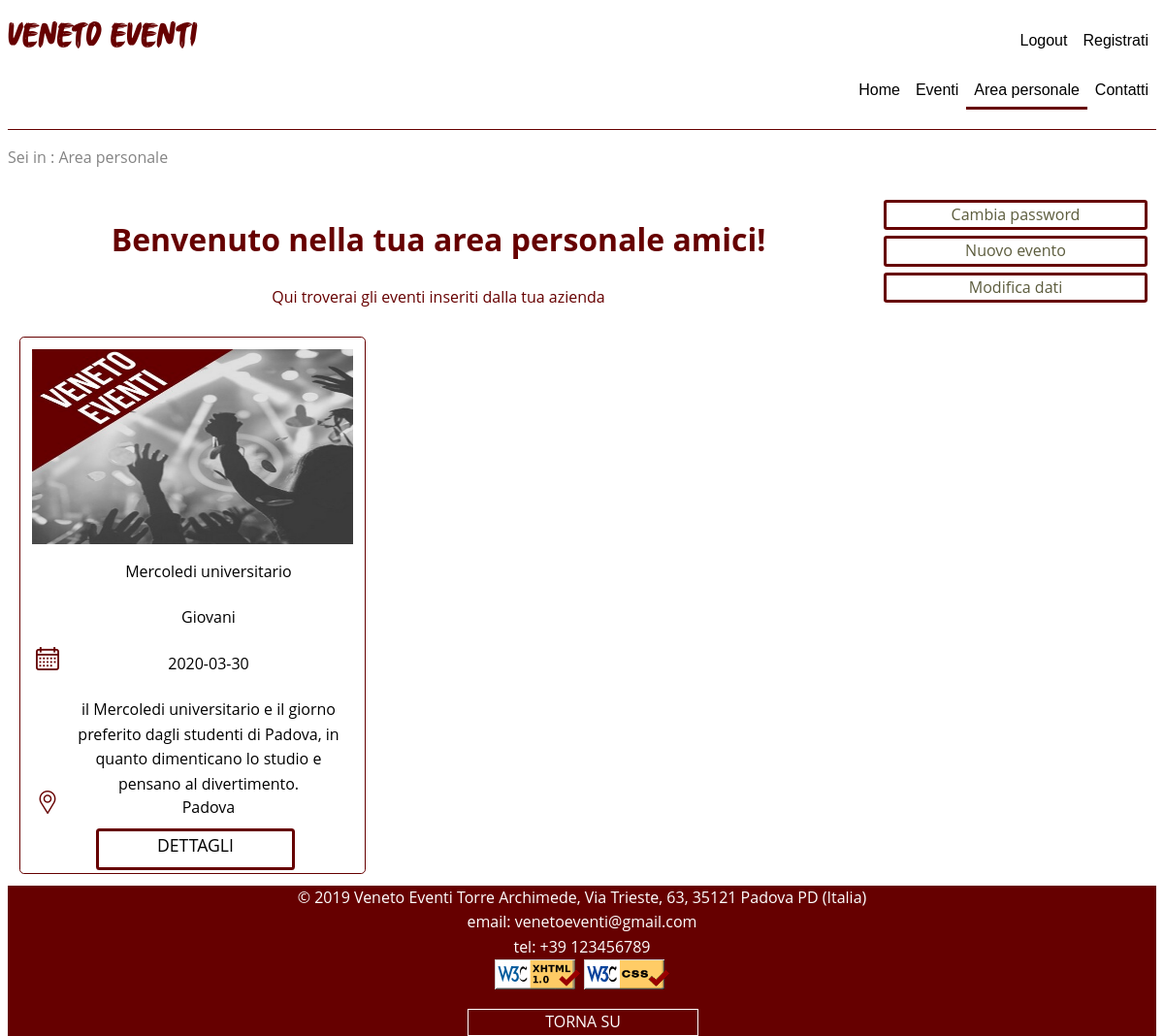
Page /area_riservata_azienda.php (signed in) on the committed database.
### tables this page shows
CREATE TABLE `eventi` (
  `ID` int(11) NOT NULL,
  `Titolo` varchar(255) NOT NULL,
  `Descrizione` varchar(500) NOT NULL,
  `Luogo` varchar(255) NOT NULL,
  `Citta` enum('Venezia','Padova','Verona','Vicenza','Belluno','Treviso','Rovigo') NOT NULL,
  `Data` date NOT NULL,
  `Categoria` varchar(255) NOT NULL,
  `Azienda` varchar(255) NOT NULL
);

### area_riservata_azienda.php (the view, shortened to what this page needs)
<html xmlns="http://www.w3.org/1999/xhtml" xml:lang="it" lang="it">
<head>
    <?php
        include_once 'functions.php';
     ?>
</head>
<div class="pageArea">
    <div class="area-titoli">
        <h1 class="titolo">Benvenuto nella tua area personale <?php echo $_SESSION['usernameA']; ?>!</h1>
        <p class="titolo"> Qui troverai gli eventi inseriti dalla tua azienda</p>
    </div>
    <div class="area-bottoni">
        <a class="bottone-area link" href='modifica_pw.php'>
         Cambia password</a>
         <a class="bottone-area link" href='nuovo_evento.php'>
         Nuovo evento</a>
         <a class="bottone-area link" href='modifica_azienda.php'>Modifica dati </a>
    </div>
</div>
<div class="home-pt3">
<?php
            require_once('functions.php');
            $output=getEventiAzienda();
            $outCat="";
            $tab=9;
            if($_SESSION['eventiAzienda']===true){
            foreach ($output as $elem) {
                if($elem){
                    $outCat.=   "
                                    <div class='box-evento'>
                                        <div class='box-img'>
                                            <img class='img-evento' src='".getImg($elem['ID'])."' alt='immagine evento'>
                                        </div>
                                        <div class='box-titolo '>
                                            <div class='box-icona'></div>
                                                <p class='scritte-evento'>".$elem['Titolo']."</p>
                                        </div>
                                        <div class='box-categoria '>
                                            <div class='box-icona'></div>
                                            <p class='scritte-evento'>".$elem['Categoria']."</p>
                                        </div>
                                        <div class='box-data '>
                                            <div class='box-icona'>
                                                <div id='calendario'></div>
                                            </div>
                                            <div class='box-data-evento'>
                                                <p class='scritte-evento'>".$elem['Data']."</p>
                                            </div>
                                        </div>
                                        <div class='box-descr '>
                                            <div class='box-icona'></div>
                                            <p class='scritte-evento'> ".$elem['Descrizione']."</p>
                                        </div>
                                        <div class='box-luogo '>
                                            <div class='box-icona'>
                                                <div id='local'></div>
                                            </div>
                                            <div class='box-luogo-evento'>
                                                <p class='scritte-evento'>".$elem['Luogo']."</p>
                                            </div>
                                        </div>
                                        <div class='box-dettagli'>
                                        <div class='box-icona'>
                                            </div>
                                            <div >
                                                <a class='scritte-dettagli selezione link' href ='dettagli_evento.php?id=".$elem['ID']."' tabindex='".tabIndex($tab)."'> DETTAGLI </a>
                                            </div>
                                        </div>
                                    </div>
                                    ";
                    }
                    $tab=$tab+1;
            }}
            else{$outCat.= "<p> <h3>Non hai ancora registrato eventi. <a href='nuovo_evento.php' class='messageTour' tabindex='".tabIndex($tab)."' accesskey='n'> Nuovo evento </a><h3></p>";}
            echo $outCat;
        ?>
</div>
</body>

### css/stile.css (style rules this page uses)
html { height: 100%; padding:0; }
body { height: 100%; padding:0; font-family: "Open Sans", Arial, sans-serif; line-height: 1.6; font-size: 1.0em; background: #fff; color: #848484; overflow: auto; }
a { text-decoration: none; text-decoration-line: none; text-decoration-style: solid; text-decoration-color: currentcolor; color:#000; }
.link { background: #fff; text-align: center; color: #5c5c3d; border: 0.2em solid #660000; border-radius: 0.2em; background: #fff; font-size: 1.1em; }
.home-pt3 { margin-top: 3em; }
.box-evento { border-radius: 0.3em; border: 0.1em solid #660000; width: 28%; height: 33em; padding: 1%; float: left; margin:1%; }
.box-img { height: 38%; width: 100%; }
.img-evento { float: left; width: 100%; height: 100%; }
.box-icona { width: 10%; height: 100%; float: left; background: white; }
.box-titolo { float: left; height: 9%; width: 100%; }
.scritte-evento { text-align: center; color:#000; width: 90%; height: 100%; float: left; }
.box-categoria { float: left; width: 100%; height: 9%; }
.box-data { float: left; width: 100%; height: 9%; }
#calendario { width: 100%; height: 100%; background-image: url(../img/calendar.png); background-repeat: no-repeat; background-position: center; }
.box-descr { width: 100%; height: 19%; float: left; }
.box-luogo { float: left; width: 100%; height: 9%; }
#local { width: 100%; height: 100%; background-image: url(../img/local.png); background-repeat: no-repeat; background-position: center; }
.pageRegistrati, .pageLogin, .pageChange, .pageArea { width: auto; box-sizing: border-box; outline: none; font-size: 1em; display: block; padding-bottom: 2em; border-radius: 0.1em; padding-top: 0.5em; }
.titolo { color: #660000; text-align: center; }
.bottone-area { width: 90%; margin-left: 5%; margin-right: 5%; font-size: 1em; float: left; outline: none; margin-top: 2%; cursor: pointer; }
.area-titoli { width: 75%; float: left; }
.area-bottoni { width: 25%; float: left; }
.box-dettagli { float: left; width: 100%; height: 7%; }
.scritte-dettagli { text-align: center; color:#000; width: 60%; height: 100%; margin-right: 10%; margin-left: 10%; float: left; margin-top: 1%; }
.selezione { height: 100%; outline: none; cursor: pointer; text-align: center; color: #000; }

### rows in the picture
eventi: Titolo "Mercoledi universitario", Categoria "Giovani", Data "2020-03-30", Descrizione "il Mercoledi universitario e il giorno preferito dagli studenti di Padova, in quanto dimenticano lo studio e pensano al divertimento.", Luogo "Padova"

### other values in the picture
$current "Area personale"
$_SESSION['usernameA'] "amici"
